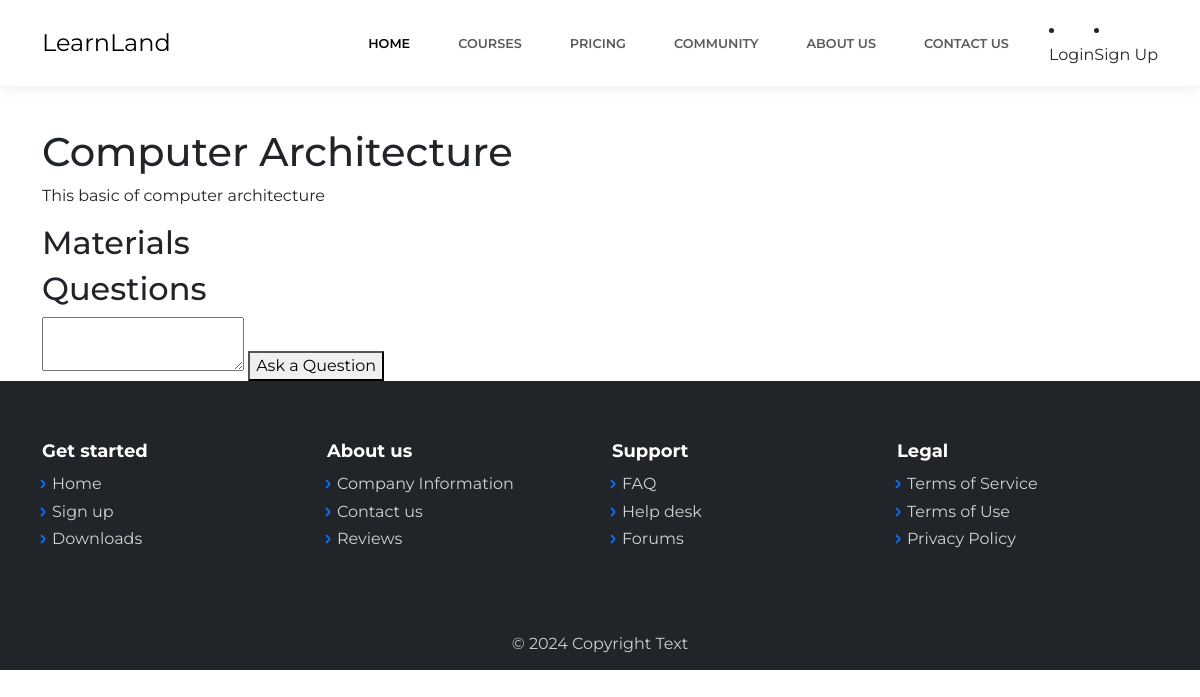
The page /courses/2/study/ on the database as committed earlier.
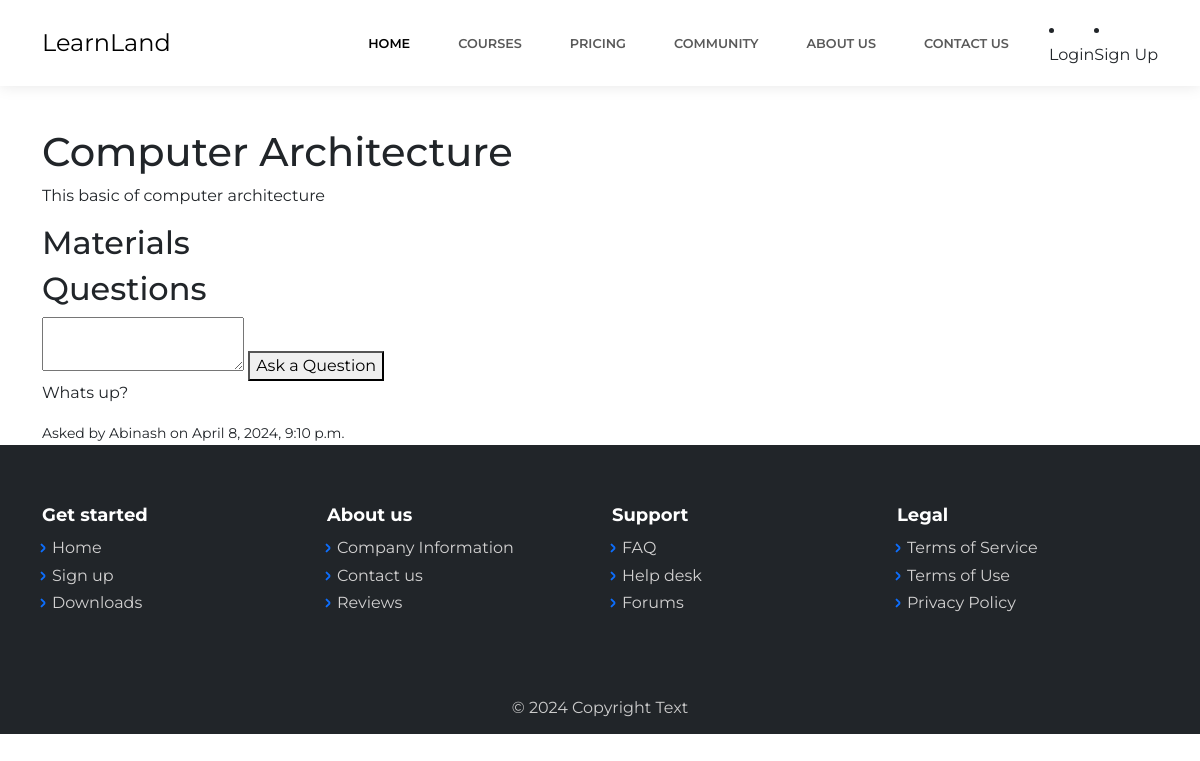
The same page on the database as committed later.
### courses/models.py (models this page shows, shortened)
class Course(models.Model):
    title = models.CharField(max_length=200)
    description = models.TextField()
    longdescription=models.TextField(default='Learning course')
    instructor = models.CharField(max_length=100,default='AI')
    price = models.DecimalField(max_digits=6, decimal_places=2,default=15)
    students = models.ManyToManyField(User, through='Enrollment', related_name='enrolled_courses')

class Question(models.Model):
    course = models.ForeignKey(Course, related_name='questions', on_delete=models.CASCADE)
    user = models.ForeignKey(User, on_delete=models.CASCADE)
    text = models.TextField()
    created_at = models.DateTimeField(auto_now_add=True)

### courses/views.py (the view)
# urls.py: path('courses/<int:course_id>/study/', views.course_study_page, name='course_study_page'),
def course_study_page(request, course_id):
    course = get_object_or_404(Course, pk=course_id)
    materials = course.materials.all()
    questions = course.questions.all().order_by('-created_at')
    return render(request, 'course_study_page.html', {'course': course, 'materials': materials, 'questions': questions})

### courses/templates/course_study_page.html (shortened to what this page needs)
{% extends "base.html" %}
{% block content %}
<div class="container mt-5">
    <h1>{{ course.title }}</h1>
    <p>{{ course.description }}</p>
    <h2>Materials</h2>
    <h2>Questions</h2>
    <form method="post" action="{% url 'courses:submit_question' course.id %}">
        <textarea name="question" required></textarea>
        <button type="submit">Ask a Question</button>
    </form>
    {% for question in questions %}
    <div>
        <p>{{ question.text }}</p>
        <small>Asked by {{ question.user.username }} on {{ question.created_at }}</small>
    </div>
    {% endfor %}
</div>
{% endblock %}

### courses/templates/base.html (shortened to what this page needs)
<!DOCTYPE html>
<html data-bs-theme="light" lang="en">
{% load static %}
<head>
<link rel="stylesheet" href="{% static 'assets/bootstrap/css/bootstrap.min.css' %}">
<link rel="stylesheet" href="https://cdnjs.cloudflare.com/ajax/libs/simple-line-icons/2.5.5/css/simple-line-icons.min.css">
<link rel="stylesheet" href="{% static 'static/assets/css/baguetteBox.min.css' %}">
<link rel="stylesheet" href="{% static 'static/assets/css/vanilla-zoom.min.css' %} ">
</head>
<body>
    <nav class="navbar navbar-expand-lg fixed-top bg-body clean-navbar navbar-light">
        <div class="container"><a class="navbar-brand logo" href="#">LearnLand</a>
            <div class="collapse navbar-collapse" id="navcol-1">
                <ul class="navbar-nav ms-auto">
                    <li class="nav-item"><a class="nav-link active" href="{% url 'courses:index' %}">Home</a></li>
                    <li class="nav-item"><a class="nav-link" href="{% url 'courses:courses' %}">Courses</a></li>
                    <li class="nav-item"><a class="nav-link" href="{% url 'courses:pricing' %}">PRICING</a></li>
                    <li class="nav-item"><a class="nav-link" href="{% url 'courses:community' %}">COMMUNITY</a></li>
                    <li class="nav-item"><a class="nav-link" href="{% url 'courses:about-us'%}">ABOUT US</a></li>
                    <li class="nav-item"><a class="nav-link" href="{% url 'courses:contactus'%}">Contact us</a></li>
                </ul>
            </div>
                    {% if user.is_authenticated %}
                    <li class="nav-item dropdown">
                        <a class="nav-link dropdown-toggle" href="#" id="navbarDropdown" role="button" data-bs-toggle="dropdown" aria-expanded="false">
                            Hello, {{ user.username }}
                        </a>
                        <ul class="dropdown-menu" aria-labelledby="navbarDropdown">
                            <li><a class="dropdown-item" href="#">Profile</a></li>
                            <li><a class="dropdown-item" href="{% url 'courses:my_enrolled_courses' %}">My Courses</a></li>
                            <li>
                                <hr class="dropdown-divider">
                            </li>
                            <li><a class="dropdown-item" href="{% url 'courses:logout' %}">Logout</a></li>
                        </ul>
                    </li>
                    {% else %}
                    <li class="nav-item"><a class="nav-link" href="{% url 'courses:login' %}">Login</a></li>
                    <li class="nav-item"><a class="nav-link" href="{% url 'courses:signup' %}">Sign Up</a></li>
                    {% endif %}
            </div>
    </nav>
    {% block content %}
    {% endblock %}
    <footer class="page-footer dark">
        <div class="container">
            <div class="row">
                <div class="col-sm-3">
                    <h5>Get started</h5>
                    <ul>
                        <li><a href="#">Home</a></li>
                        <li><a href="#">Sign up</a></li>
                        <li><a href="#">Downloads</a></li>
                    </ul>
                </div>
                <div class="col-sm-3">
                    <h5>About us</h5>
                    <ul>
                        <li><a href="#">Company Information</a></li>
                        <li><a href="#">Contact us</a></li>
                        <li><a href="#">Reviews</a></li>
                    </ul>
                </div>
                <div class="col-sm-3">
                    <h5>Support</h5>
                    <ul>
                        <li><a href="#">FAQ</a></li>
                        <li><a href="#">Help desk</a></li>
                        <li><a href="#">Forums</a></li>
                    </ul>
                </div>
                <div class="col-sm-3">
                    <h5>Legal</h5>
                    <ul>
                        <li><a href="#">Terms of Service</a></li>
                        <li><a href="#">Terms of Use</a></li>
                        <li><a href="#">Privacy Policy</a></li>
                    </ul>
                </div>
            </div>
        </div>
        <div class="footer-copyright">
            <p>© 2024 Copyright Text</p>
        </div>
    </footer>
</body>
</html>

### courses/templates/base.html (style rules this page uses)
body { padding-top: 80px; }

Rows that differ between the two databases and show on the page:
added Question: text "Whats up?", user.username "Abinash", created_at "April 8, 2024, 9:10 p.m."
